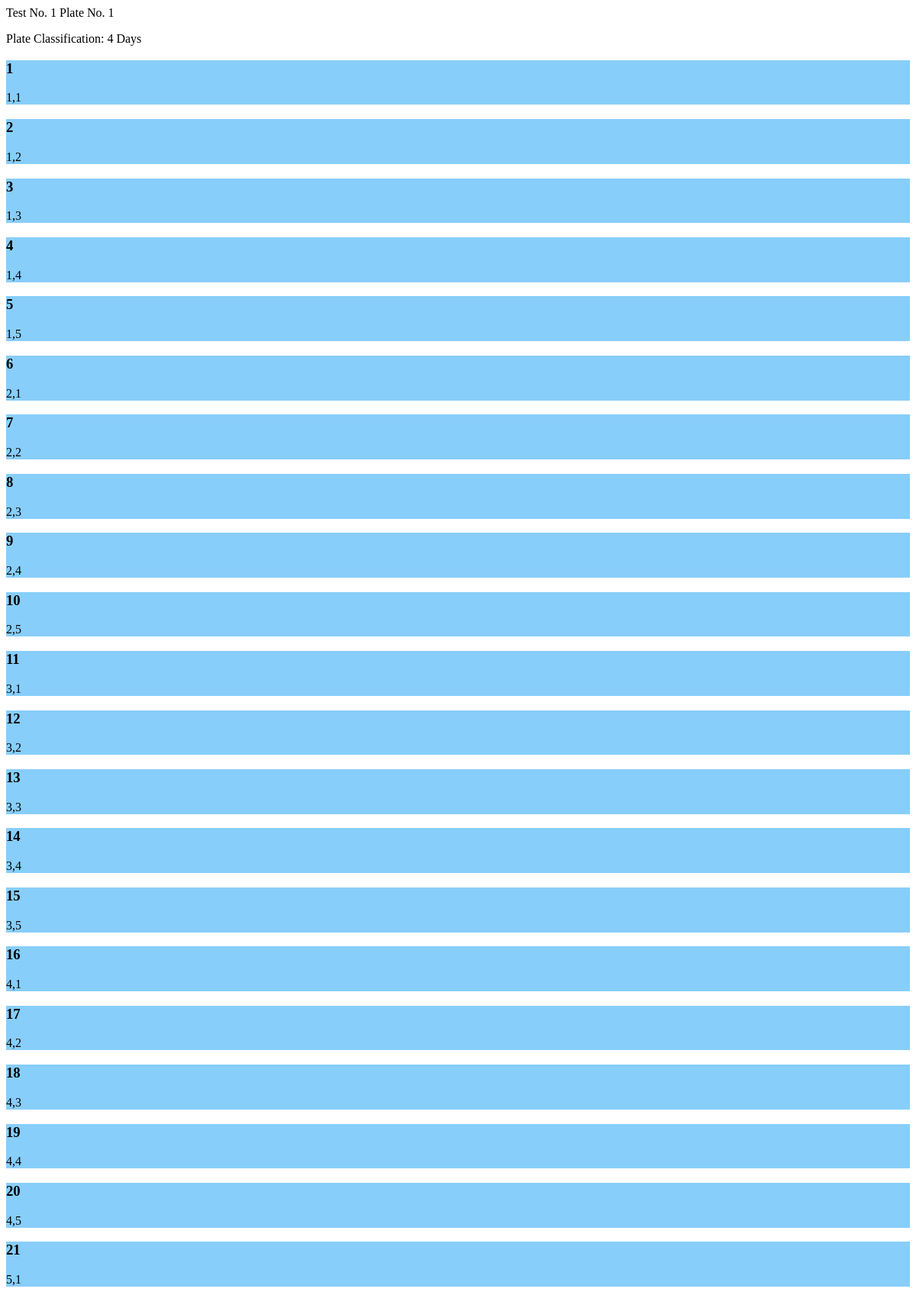
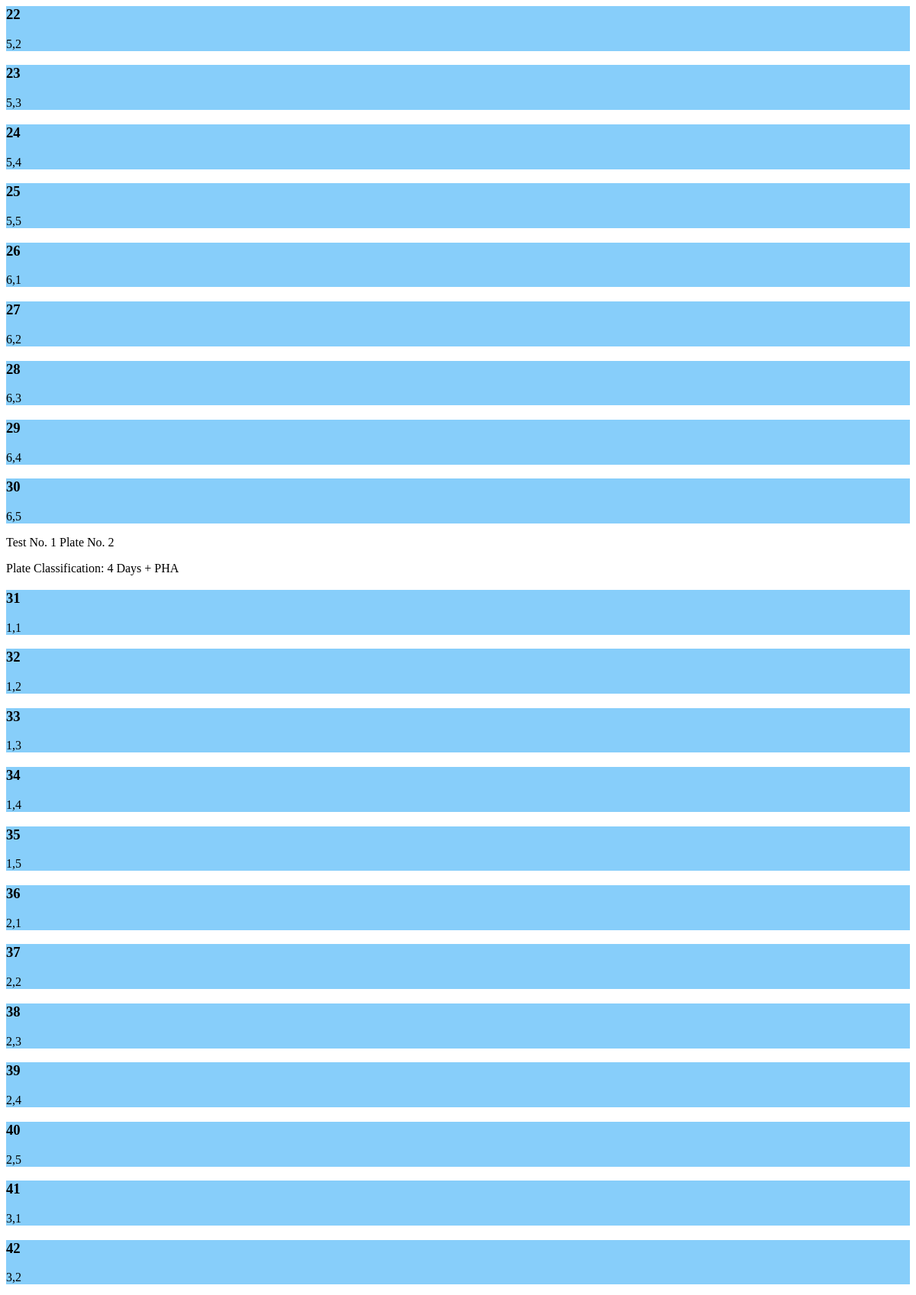
/Beryllium/BeTest/1/ (upper part), run on the app's committed database (2 pictures, top to bottom).
### Beryllium/models.py (models this page shows)
class Plate (models.Model):
    YES = 1
    NO = 2
    POP = (
       (YES, ('populated')),
       (NO, ('empty')),
    )
    test = models.ForeignKey(Test, on_delete=CASCADE)
    num = models.IntegerField()
    plate_type = models.ForeignKey(Plate_Type, on_delete=DO_NOTHING)
    populated = models.PositiveSmallIntegerField(
       choices=POP,
       default=NO,
   )

class Test (models.Model):
    name = models.CharField(max_length=200)
    tester = models.ForeignKey(Tester,on_delete=DO_NOTHING)
    patient = models.ForeignKey(Patient, on_delete=DO_NOTHING)
    type = models.ForeignKey(Test_type, on_delete=DO_NOTHING, default=1)
    date = models.DateField()
    description = models.CharField(max_length= 1000)

class Well (models.Model):
    plate = models.ForeignKey(Plate, on_delete=CASCADE)
    numInPlate = models.IntegerField()
    numInTest = models.IntegerField(null=True)
    row = models.IntegerField(null = True)
    column = models.IntegerField(null = True)
    isActive = models.BooleanField()
    material = models.ForeignKey(Material, on_delete= DO_NOTHING)
    dosage = models.FloatField()
    unitOfMeasure = models.CharField(max_length=200, default='mg')
    reading = models.FloatField(default=0)

### Beryllium/views.py (the view)
# urls.py: path('Beryllium/BeTest/<int:id>/', views.BeTestView.as_view(), name='BeTest'),
class BeTestView(View):
    template = 'Beryllium/BeTest.html'
    def get(self, request,id):
        try:
            test = Test.objects.get(id = id)
            plates = Plate.objects.filter(test = test)
            wells = Well.objects.none()
            for p in plates:
                wells |= Well.objects.filter(plate = p)
        except:
            print("oh no")
            test = None
        context = {
         "test" : test,
         "plates" : plates,
         "wells" : wells
    }
        return render(request, self.template, context)

### Beryllium/templates/Beryllium/BeTest.html (shortened to what this page needs)
<html>
<head>
</head>
<body>
{%load static%}
<div id="test{{test.id}}" class="test">
    {% for p in plates %}
    <div id="plate{{p.id}}" class="plate">
        <p>Test No. {{ test.id }} Plate No. {{ p.num }} </p>
        <p> Plate Classification:
        {%if  p.plate_type.id == 41%}
        4 Days
        {%endif%}
        {% if p.plate_type.id == 42 %}
        4 Days + PHA
        {%endif%}
        </p>
        <div id="wellsforplate{{plate.id}}" class="wrapper">
            {% for w in wells %}
            {% if w.plate == p %}
            <div id="well{{w.id}}parent">
                <div id ="well{{w.id}}" class="well">
                    <h3>{{ w.numInTest }}</h3>
                    <p>{{w.row}},{{w.column}}</p>
                </div>
                    {% load render_partial %}
            </div>
            {% endif %}
            {% endfor %}
        </div>
    </div>
    {% endfor %}
</div>
 </body>
 </html>

### Beryllium/templates/Beryllium/BeTest.html (style rules this page uses)
.well { background-color: lightskyblue; height:justified; }

### data on the page
Plate: num "1", shows "4 Days"
Test: id "1"
Well: numInTest "1", row "1", column "1"
Well: numInTest "2", row "1", column "2"
Well: numInTest "3", row "1", column "3"
Well: numInTest "4", row "1", column "4"
Well: numInTest "5", row "1", column "5"
Well: numInTest "6", row "2", column "1"
Well: numInTest "7", row "2", column "2"
Well: numInTest "8", row "2", column "3"
Well: numInTest "9", row "2", column "4"
Well: numInTest "10", row "2", column "5"
Well: numInTest "11", row "3", column "1"
Well: numInTest "12", row "3", column "2"
Well: numInTest "13", row "3", column "3"
Well: numInTest "14", row "3", column "4"
Well: numInTest "15", row "3", column "5"
Well: numInTest "16", row "4", column "1"
Well: numInTest "17", row "4", column "2"
Well: numInTest "18", row "4", column "3"
Well: numInTest "19", row "4", column "4"
Well: numInTest "20", row "4", column "5"
Well: numInTest "21", row "5", column "1"
Well: numInTest "22", row "5", column "2"
Well: numInTest "23", row "5", column "3"
Well: numInTest "24", row "5", column "4"
Well: numInTest "25", row "5", column "5"
Well: numInTest "26", row "6", column "1"
Well: numInTest "27", row "6", column "2"
Well: numInTest "28", row "6", column "3"
Well: numInTest "29", row "6", column "4"
Well: numInTest "30", row "6", column "5"
Plate: num "2", shows "4 Days + PHA"
Well: numInTest "31", row "1", column "1"
Well: numInTest "32", row "1", column "2"
Well: numInTest "33", row "1", column "3"
Well: numInTest "34", row "1", column "4"
Well: numInTest "35", row "1", column "5"
Well: numInTest "36", row "2", column "1"
Well: numInTest "37", row "2", column "2"
Well: numInTest "38", row "2", column "3"
Well: numInTest "39", row "2", column "4"
Well: numInTest "40", row "2", column "5"
Well: numInTest "41", row "3", column "1"
Well: numInTest "42", row "3", column "2"
